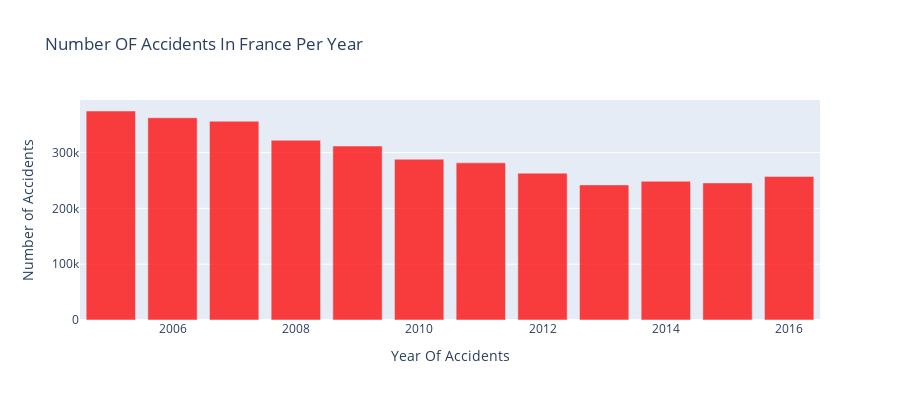

The notebook cell this image was saved under:
### Code cell
# function to aggregate and return keys and values
def create_stack_bar_data(col, df):
    aggregated = df[col].value_counts().sort_index()
    x_values = aggregated.index.tolist()
    y_values = aggregated.values.tolist()
    return x_values, y_values

x1, y1 = create_stack_bar_data('an', accidents)

for i in range(len(x1)):
    x1[i] += 2000

#x1 = x1[:-1]
#y1 = y1[:-1]
color1 = ['092a35']*9
color2 = ['a2738c']*3
color1.extend(color2)
trace1 = go.Bar(x=x1, y=y1, opacity=0.75, name="year count", marker = dict(color = 'red'))
layout = dict(height=400, title='Number OF Accidents In France Per Year', legend=dict(orientation="h"), 
              xaxis = dict(title = 'Year Of Accidents'), yaxis = dict(title = 'Number of Accidents'))
fig = go.Figure(data=[trace1], layout=layout);
iplot(fig);

### Figure 1 — Plotly figure (JSON) as saved in the notebook; plotly's stock layout.template omitted (floating-point values rounded to 4 significant figures)
{"data": [{"marker": {"color": "red"}, "name": "year count", "opacity": 0.75, "type": "bar", "x": [2005, 2006, 2007, 2008, 2009, 2010, 2011, 2012, 2013, 2014, 2015, 2016], "y": [374561, 362507, 356228, 322196, 311706, 288112, 281675, 263194, 242163, 248642, 245706, 257286]}], "layout": {"height": 400, "legend": {"orientation": "h"}, "title": {"text": "Number OF Accidents In France Per Year"}, "xaxis": {"title": {"text": "Year Of Accidents"}}, "yaxis": {"title": {"text": "Number of Accidents"}}}}
